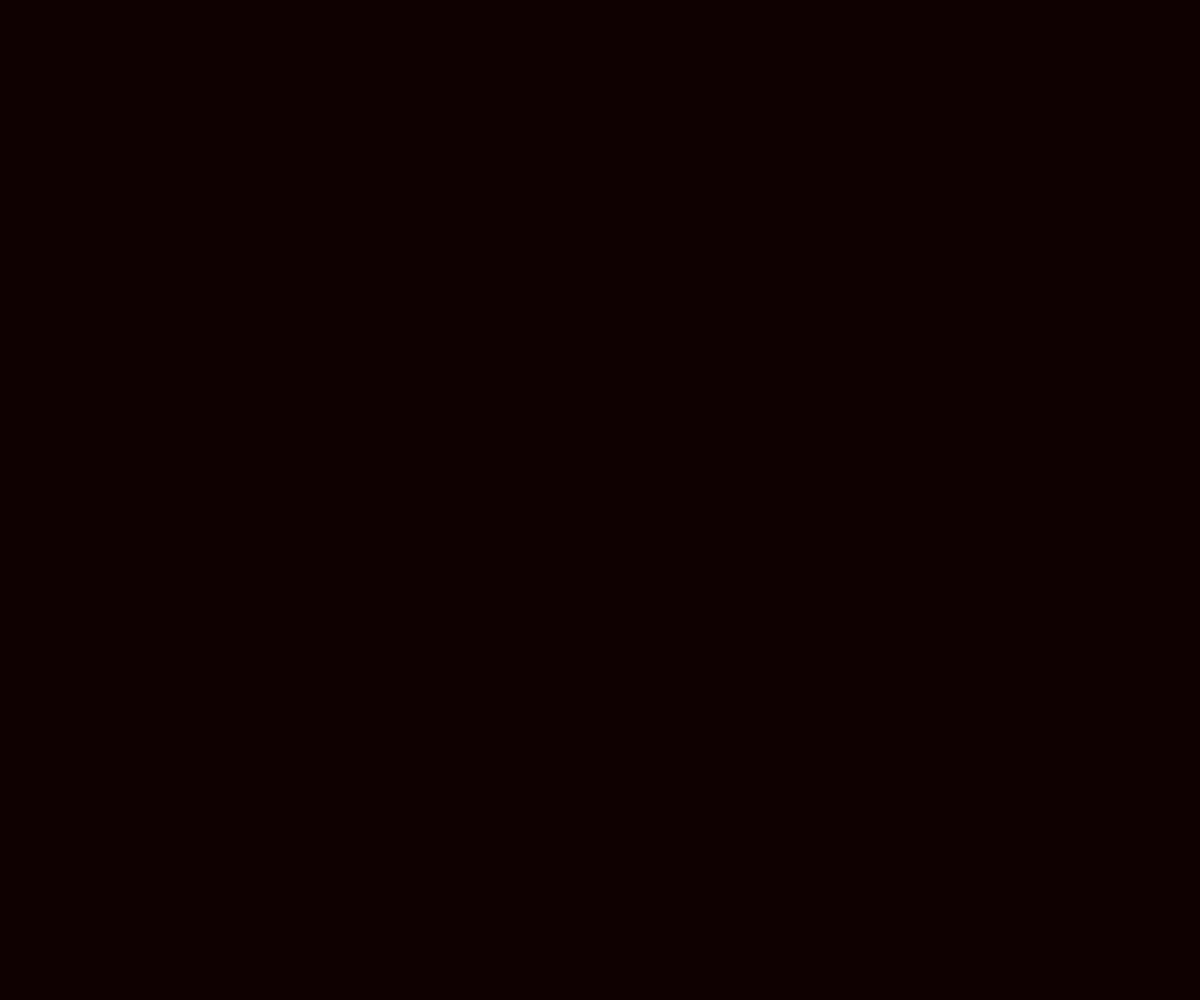
Frame 1 (no input)
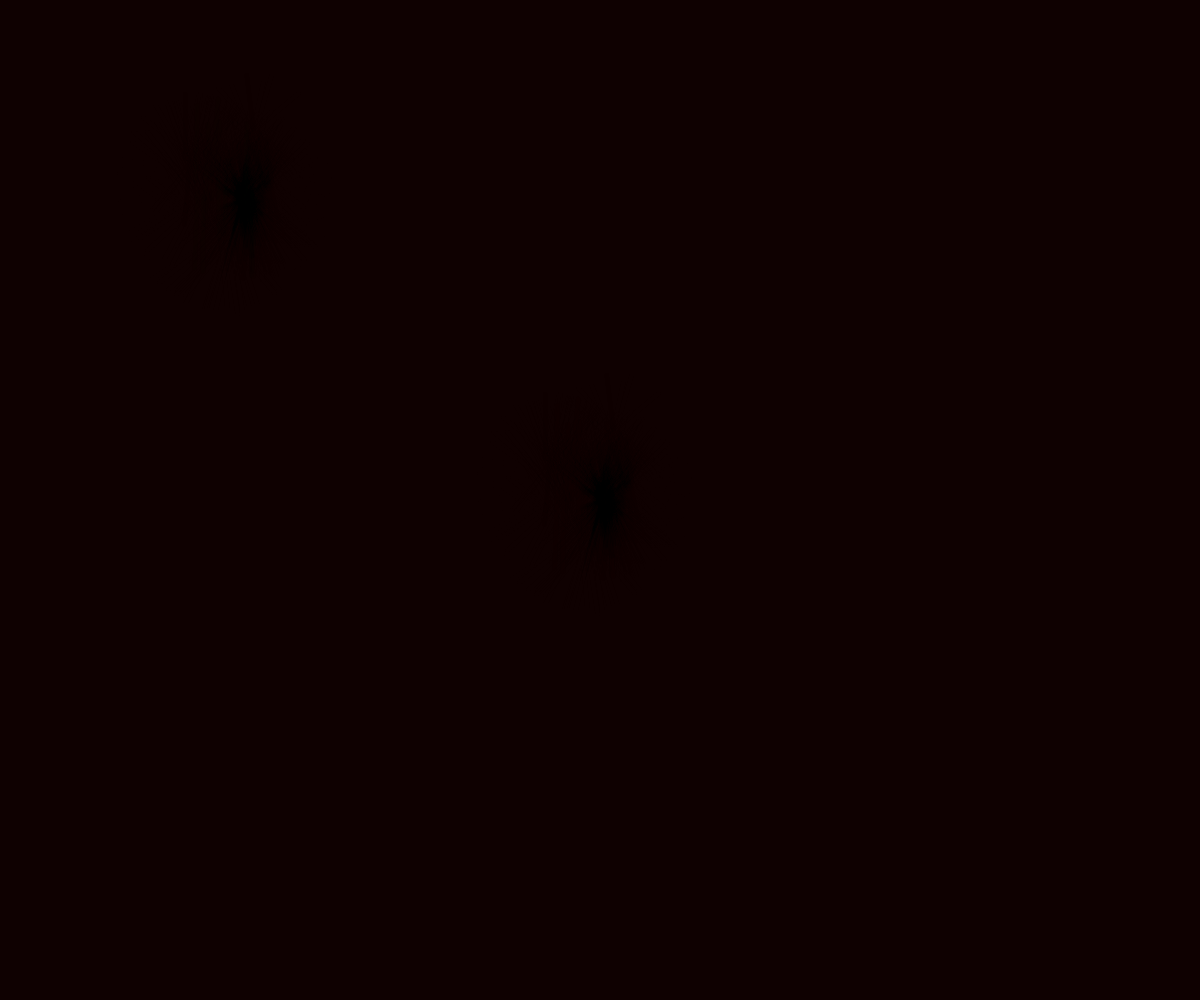
Frame 60 (no input)
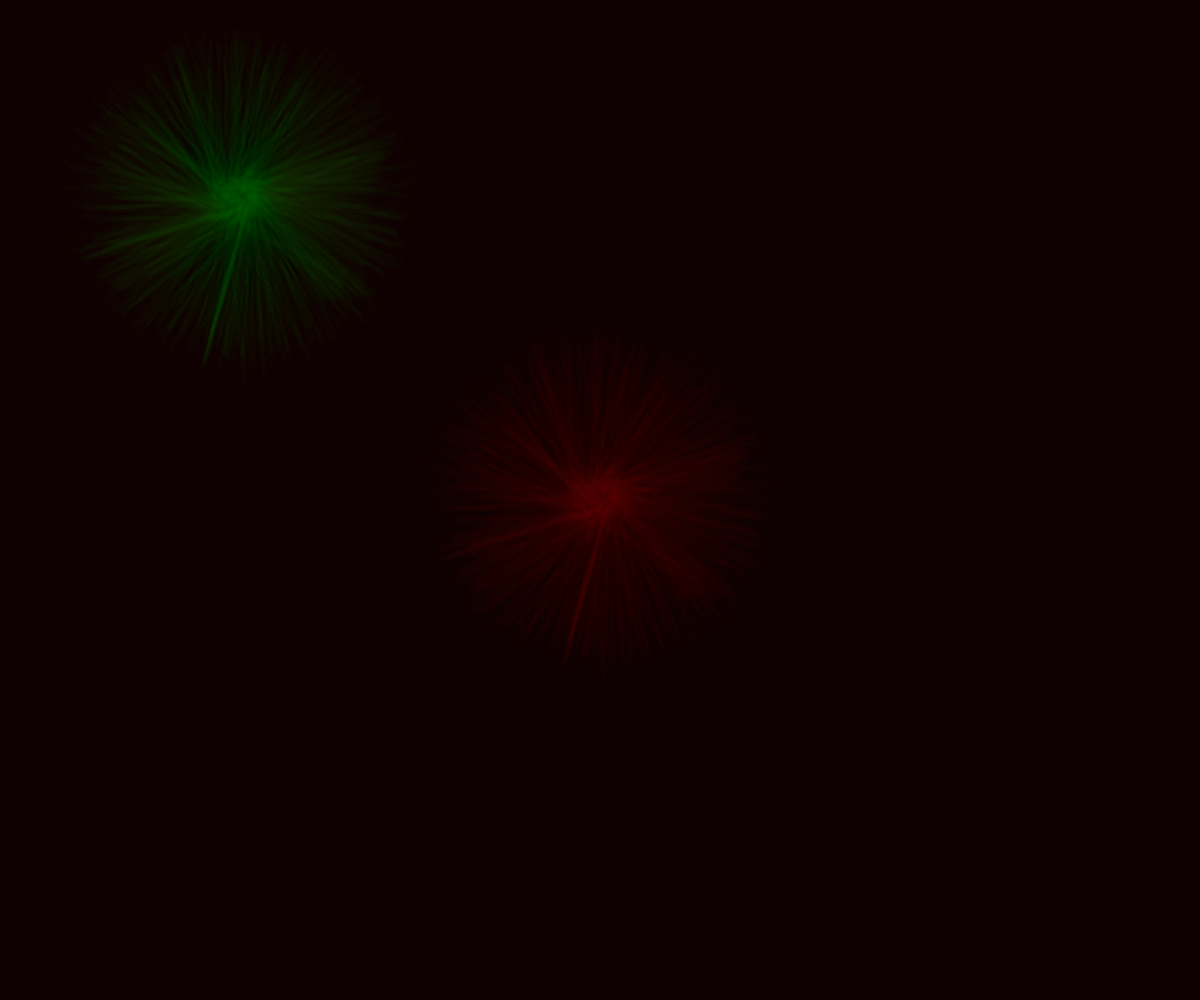
Frame 120 (the mouse pressed at the canvas centre since frame 60)

The p5.js sketch that drew these frames (run headless with seeded random() and noise() and a simulated clock; from frame 60 on, the mouse is pressed at the canvas centre):

// p5.js sketch
// ── sketch.js
// https://editor.p5js.org/jht9629-nyu/sketches/XkfKqZ4-Q
// Final Project -sunny 2

/**
 * CollatzSunrise
 * Inspired by Daniel Shiffman's
 * Coding in the Cabana 2: Collatz Conjecture
 * @author <https://github.com/anuraghazra>
 * @demo <https://anuraghazra.github.io/canvasFun/collatzSunrise>
 */

let i = 0;
let a = 0;

let canvas;
const config = {
  len: 2,
  angle: 1,
  innerRadius: 10,
  rollX: 100,
  rollY: 100,
  x: 0,
  y: 0,
  RedMultipler: 100,
  GreenMultipler: 15,
  BlueMultipler: 10,
  OverlayBlend: false,
};
const config2 = {
  len: 2,
  angle: 1,
  innerRadius: 10,
  rollX: 100,
  rollY: 100,
  x: 0,
  y: 0,
  RedMultipler: 15,
  GreenMultipler: 100,
  BlueMultipler: 10,
  OverlayBlend: false,
};

function setup() {
  canvas = createCanvas(windowWidth, windowHeight);
  background(15, 1, 1);
  config.x = width / 2;
  config.y = height / 2;
  config2.x = width / 5;
  config2.y = height / 5;

  // only reset drawing on canvas click
  canvas.elt.addEventListener("click", (e) => {
    config.x = e.offsetX;
    config.y = e.offsetY;
    i = 0;
    a = 0;
    background(1000, 100, 100);
  });
}

function draw() {
  i++;
  a += 0.01;
  compute(config, i);
  compute(config2, i);
}

function Collatz(n) {
  if (n % 2 == 0) {
    return n / 2;
  } else {
    return (n * 3 + 1) / 2;
  }
}

function compute(cg, i) {
  let n = i;
  push();
  cg.OverlayBlend && blendMode(OVERLAY);
  resetMatrix();
  translate(cg.x, cg.y);
  do {
    n = Collatz(n);
    // visualize
    if (n % 2 == 0) {
      rotate(cg.angle);
    } else {
      rotate(-cg.angle * a);
    }
    strokeWeight(5);
    // 500, 15, 50,
    stroke(
      a * cg.RedMultipler,
      a * cg.GreenMultipler,
      a * cg.BlueMultipler,
      constrain(a * 5, 0, 255)
    );
    line(
      a * cg.rollX,
      a * cg.rollY,
      a * cg.innerRadius,
      -config.len
    );
    translate(0, -config.len);
  } while (n !== 1);
  pop();
}
